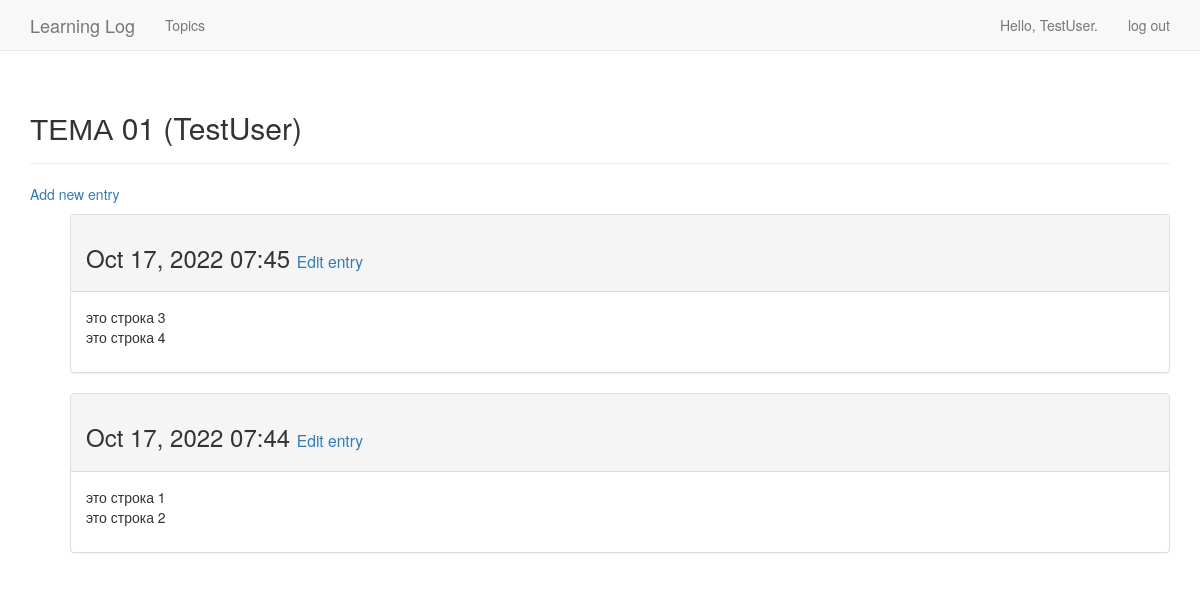
Page /topics/25/ (signed in) on the committed database.
### learning_logs/models.py (models this page shows, shortened)
class Topic(models.Model):
    text       = models.CharField(max_length=200)
    date_added = models.DateTimeField(auto_now_add=True)
    owner = models.ForeignKey(User, on_delete=models.PROTECT)
    def __str__(self):
        return self.text
    '''
    We need to tell Django which attribute to use by default when
    it displays information about a topic. Django calls  __str__()
    method to display a simple representation of a model. Here we've
    written __str__() method that returns the string stored in
    the text attribute
    '''

class Entry(models.Model):
    text       = models.TextField()
    date_added = models.DateTimeField(auto_now_add=True)
    topic      = models.ForeignKey(Topic, on_delete=models.PROTECT)
    '''
    "ForeignKey" is a database term; it's a reference to another record
    in the database. This is the code that connects each entry to a specific
    topic. Each topic is assigned a key, or ID, when it's created. When Django
    needs to establish a connection between two pieces of data, it uses the
    key associated with each piece of information. We'll use these connections
    shortly to retrieve all the entries associated with a certain topic.
    '''
    class Meta:
        verbose_name_plural = 'entries'

### learning_logs/views.py (the view)
# urls.py: re_path(r'^topics/(?P<topic_id>\d+)/$', views.topic, name='topic'),
@login_required
def topic(request, topic_id):
    topic = Topic.objects.get(id=topic_id)
    if topic.owner != request.user:
       raise Http404
    entries = topic.entry_set.order_by('-date_added')
    context = {'topic': topic, 'entries': entries}
    return render(request, 'learning_logs/topic.html', context)

### learning_logs/templates/learning_logs/topic.html
{% extends 'learning_logs/base.html' %}
{% block header %}
  <h2>{{ topic }}</h2>
{% endblock header %}
{% block content %}
  <p>
    <a href="{% url 'learning_logs:new_entry' topic.id %}">Add new entry</a>
  </p>
  <ul>
  {% for entry in entries %}
    <div class="panel panel-default">
      <div class="panel-heading">
        <h3>
          {{ entry.date_added|date:'M d, Y H:i' }}
          <small>
            <a href="{% url 'learning_logs:edit_entry' entry.id %}">Edit entry</a>
          </small>
        </h3>
      </div>
      <div class="panel-body"> {{ entry.text|linebreaks }}</div>
    </div>
    {% empty %}
      There are no entries for this topic yet.
  {% endfor %}
{% endblock content %}

### learning_logs/templates/learning_logs/base.html (shortened to what this page needs)
{% load bootstrap3 %}
<!DOCTYPE html>
<html lang="en">
<head>
  {% bootstrap_css %}
</head>
<body>
  <nav class="navbar navbar-default navbar-static-top">
    <div class="container">
      <div class="navbar-header">
        <a class="navbar-brand" href="{% url 'learning_logs:index' %}">
           Learning Log
        </a>
      </div>
      <div id="navbar" class="navbar-collapse collapse">
        <ul class="nav navbar-nav">
          <li><a href="{% url 'learning_logs:topics' %}">Topics</a></li>
        </ul>
        <ul class="nav navbar-nav navbar-right">
          {% if user.is_authenticated %}
            <li><a>Hello, {{ user.username }}.</a></li>
            <li><a href="{% url 'users:logout' %}">log out</a></li>
          {% else %}
            <li><a href="{% url 'users:register' %}">register</a></li>
            <li><a href="{% url 'users:login' %}">log in</a></li>
          {% endif %}
        </ul>
      </div>
    </div>
  </nav>
  <div class="container">
    <div class="page-header">{% block header %}{% endblock header %}</div>
    <div> {% block content %}{% endblock content %} </div>
  </div>
</body>
</html>

### rows in the picture
Topic: text "ТЕМА 01 (TestUser)"
Entry: date_added "Oct 17, 2022 07:45", text "это строка 3 это строка 4"
Entry: date_added "Oct 17, 2022 07:44", text "это строка 1 это строка 2"

### other values in the picture
{{ user.username }} "TestUser"
